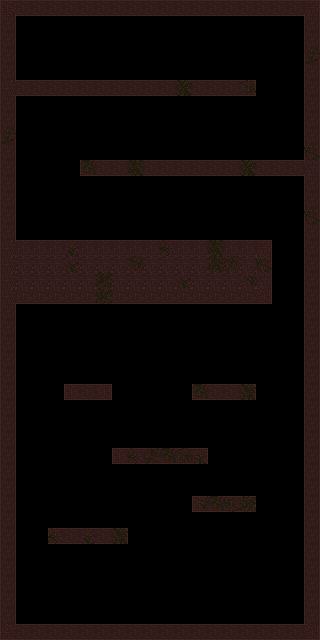

A 2D game scene composited from a Tiled map and its tileset images. What follows is a short description and the map's XML, with every tile layer's data as written:
An orthogonal 20x40 tile map with 16x16 px tiles, 3 tile layers (bg, mg, fg).

<map version="1.0" orientation="orthogonal" width="20" height="40" tilewidth="16" tileheight="16">
 <tileset firstgid="1" name="TestTiles" tilewidth="16" tileheight="16">
  <image source="../images/TestTiles.png" width="160" height="160" />
 </tileset>
 <layer name="bg" width="20" height="40">
  <data encoding="csv">
0,0,0,0,0,0,0,0,0,0,0,0,0,0,0,0,0,0,0,0,
0,0,0,0,0,0,0,0,0,0,0,0,0,0,0,0,0,0,0,0,
0,0,0,0,0,0,0,0,0,0,0,0,0,0,0,0,0,0,0,0,
0,0,0,0,0,0,0,0,0,0,0,0,0,0,0,0,0,0,0,0,
0,0,0,0,0,0,0,0,0,0,0,0,0,0,0,0,0,0,0,0,
0,0,0,0,0,0,0,0,0,0,0,0,0,0,0,0,0,0,0,0,
0,0,0,0,0,0,0,0,0,0,0,0,0,0,0,0,0,0,0,0,
0,0,0,0,0,0,0,0,0,0,0,0,0,0,0,0,0,0,0,0,
0,0,0,0,0,0,0,0,0,0,0,0,0,0,0,0,0,0,0,0,
0,0,0,0,0,0,0,0,0,0,0,0,0,0,0,0,0,0,0,0,
0,0,0,0,0,0,0,0,0,0,0,0,0,0,0,0,0,0,0,0,
0,0,0,0,0,0,0,0,0,0,0,0,0,0,0,0,0,0,0,0,
0,0,0,0,0,0,0,0,0,0,0,0,0,0,0,0,0,0,0,0,
0,0,0,0,0,0,0,0,0,0,0,0,0,0,0,0,0,0,0,0,
0,0,0,0,0,0,0,0,0,0,0,0,0,0,0,0,0,0,0,0,
0,0,0,0,0,0,0,0,0,0,0,0,0,0,0,0,0,0,0,0,
0,0,0,0,0,0,0,0,0,0,0,0,0,0,0,0,0,0,0,0,
0,0,0,0,0,0,0,0,0,0,0,0,0,0,0,0,0,0,0,0,
0,0,0,0,0,0,0,0,0,0,0,0,0,0,0,0,0,0,0,0,
0,0,0,0,0,0,0,0,0,0,0,0,0,0,0,0,0,0,0,0,
0,0,0,0,0,0,0,0,0,0,0,0,0,0,0,0,0,0,0,0,
0,0,0,0,0,0,0,0,0,0,0,0,0,0,0,0,0,0,0,0,
0,0,0,0,0,0,0,0,0,0,0,0,0,0,0,0,0,0,0,0,
0,0,0,0,0,0,0,0,0,0,0,0,0,0,0,0,0,0,0,0,
0,0,0,0,0,0,0,0,0,0,0,0,0,0,0,0,0,0,0,0,
0,0,0,0,0,0,0,0,0,0,0,0,0,0,0,0,0,0,0,0,
0,0,0,0,0,0,0,0,0,0,0,0,0,0,0,0,0,0,0,0,
0,0,0,0,0,0,0,0,0,0,0,0,0,0,0,0,0,0,0,0,
0,0,0,0,0,0,0,0,0,0,0,0,0,0,0,0,0,0,0,0,
0,0,0,0,0,0,0,0,0,0,0,0,0,0,0,0,0,0,0,0,
0,0,0,0,0,0,0,0,0,0,0,0,0,0,0,0,0,0,0,0,
0,0,0,0,0,0,0,0,0,0,0,0,0,0,0,0,0,0,0,0,
0,0,0,0,0,0,0,0,0,0,0,0,0,0,0,0,0,0,0,0,
0,0,0,0,0,0,0,0,0,0,0,0,0,0,0,0,0,0,0,0,
0,0,0,0,0,0,0,0,0,0,0,0,0,0,0,0,0,0,0,0,
0,0,0,0,0,0,0,0,0,0,0,0,0,0,0,0,0,0,0,0,
0,0,0,0,0,0,0,0,0,0,0,0,0,0,0,0,0,0,0,0,
0,0,0,0,0,0,0,0,0,0,0,0,0,0,0,0,0,0,0,0,
0,0,0,0,0,0,0,0,0,0,0,0,0,0,0,0,0,0,0,0,
0,0,0,0,0,0,0,0,0,0,0,0,0,0,0,0,0,0,0,0
</data>
 </layer>
 <layer name="mg" width="20" height="40">
  <data encoding="csv">
1,4,4,4,4,4,4,4,4,4,4,4,4,4,4,4,4,4,4,3,
14,0,0,0,0,0,0,0,0,0,0,0,0,0,0,0,0,0,0,14,
14,0,0,0,0,0,0,0,0,0,0,0,0,0,0,0,0,0,0,14,
14,0,0,0,0,0,0,0,0,0,0,0,0,0,0,0,0,0,0,14,
14,0,0,0,0,0,0,0,0,0,0,0,0,0,0,0,0,0,0,14,
12,4,4,4,4,4,4,4,4,4,4,4,4,4,4,32,0,0,0,14,
14,0,0,0,0,0,0,0,0,0,0,0,0,0,0,0,0,0,0,14,
14,0,0,0,0,0,0,0,0,0,0,0,0,0,0,0,0,0,0,14,
14,0,0,0,0,0,0,0,0,0,0,0,0,0,0,0,0,0,0,14,
14,0,0,0,0,0,0,0,0,0,0,0,0,0,0,0,0,0,0,14,
14,0,0,0,0,34,4,4,4,4,4,4,4,4,4,4,4,4,4,12,
14,0,0,0,0,0,0,0,0,0,0,0,0,0,0,0,0,0,0,14,
14,0,0,0,0,0,0,0,0,0,0,0,0,0,0,0,0,0,0,14,
14,0,0,0,0,0,0,0,0,0,0,0,0,0,0,0,0,0,0,14,
14,0,0,0,0,0,0,0,0,0,0,0,0,0,0,0,0,0,0,14,
12,2,2,2,2,2,2,2,2,2,2,2,2,2,2,2,3,0,0,14,
12,12,12,12,12,12,12,12,12,12,12,12,12,12,12,12,13,0,0,14,
12,12,12,12,12,12,12,12,12,12,12,12,12,12,12,12,13,0,0,14,
12,22,22,22,22,22,22,22,22,22,22,22,22,22,22,22,23,0,0,14,
14,0,0,0,0,0,0,0,0,0,0,0,0,0,0,0,0,0,0,14,
14,0,0,0,0,0,0,0,0,0,0,0,0,0,0,0,0,0,0,14,
14,0,0,0,0,0,0,0,0,0,0,0,0,0,0,0,0,0,0,14,
14,0,0,0,0,0,0,0,0,0,0,0,0,0,0,0,0,0,0,14,
14,0,0,0,0,0,0,0,0,0,0,0,0,0,0,0,0,0,0,14,
14,0,0,0,34,4,32,0,0,0,0,0,34,4,4,32,0,0,0,14,
14,0,0,0,0,0,0,0,0,0,0,0,0,0,0,0,0,0,0,14,
14,0,0,0,0,0,0,0,0,0,0,0,0,0,0,0,0,0,0,14,
14,0,0,0,0,0,0,0,0,0,0,0,0,0,0,0,0,0,0,14,
14,0,0,0,0,0,0,34,4,4,4,4,32,0,0,0,0,0,0,14,
14,0,0,0,0,0,0,0,0,0,0,0,0,0,0,0,0,0,0,14,
14,0,0,0,0,0,0,0,0,0,0,0,0,0,0,0,0,0,0,14,
14,0,0,0,0,0,0,0,0,0,0,0,34,4,4,32,0,0,0,14,
14,0,0,0,0,0,0,0,0,0,0,0,0,0,0,0,0,0,0,14,
14,0,0,34,4,4,4,32,0,0,0,0,0,0,0,0,0,0,0,14,
14,0,0,0,0,0,0,0,0,0,0,0,0,0,0,0,0,0,0,14,
14,0,0,0,0,0,0,0,0,0,0,0,0,0,0,0,0,0,0,14,
14,0,0,0,0,0,0,0,0,0,0,0,0,0,0,0,0,0,0,14,
14,0,0,0,0,0,0,0,0,0,0,0,0,0,0,0,0,0,0,14,
14,0,0,0,0,0,0,0,0,0,0,0,0,0,0,0,0,0,0,14,
21,4,4,4,4,4,4,4,4,4,4,4,4,4,4,4,4,4,4,23
</data>
 </layer>
 <layer name="fg" width="20" height="40">
  <data encoding="csv">
0,0,0,0,0,0,0,0,0,0,0,0,0,0,0,0,0,0,0,0,
0,0,0,0,0,0,0,0,0,0,0,0,0,0,0,0,0,0,0,0,
0,0,0,0,0,0,0,0,0,0,0,0,0,0,0,0,0,0,0,0,
0,0,0,0,0,0,0,0,0,0,0,0,0,0,0,0,0,0,0,35,
0,0,0,0,0,0,0,0,0,0,0,0,0,0,0,0,0,0,0,0,
11,0,0,0,0,0,0,0,0,0,0,16,0,0,0,7,0,0,0,0,
0,0,0,0,0,0,0,0,0,0,0,0,0,0,0,0,0,0,0,0,
0,0,0,0,0,0,0,0,0,0,0,0,0,0,0,0,0,0,0,0,
35,0,0,0,0,0,0,0,0,0,0,0,0,0,0,0,0,0,0,0,
0,0,0,0,0,0,0,0,0,0,0,0,0,0,0,0,0,0,0,26,
0,0,0,0,0,6,0,0,17,0,0,0,0,0,0,36,0,0,0,13,
0,0,0,0,0,0,0,0,0,0,0,0,0,0,0,0,0,0,0,0,
0,0,0,0,0,0,0,0,0,0,0,0,0,0,0,0,0,0,0,0,
0,0,0,0,0,0,0,0,0,0,0,0,0,0,0,0,0,0,0,26,
0,0,0,0,0,0,0,0,0,0,0,0,0,0,0,0,0,0,0,0,
11,0,0,0,27,0,0,0,0,0,28,0,0,17,0,0,0,0,0,0,
11,0,0,0,27,0,0,0,7,0,0,0,0,17,18,0,26,0,0,0,
11,0,0,0,0,0,8,0,0,0,0,27,0,0,0,38,0,0,0,0,
11,0,0,0,0,0,8,0,0,0,0,0,0,0,0,0,0,0,0,0,
0,0,0,0,0,0,0,0,0,0,0,0,0,0,0,0,0,0,0,0,
0,0,0,0,0,0,0,0,0,0,0,0,0,0,0,0,0,0,0,0,
0,0,0,0,0,0,0,0,0,0,0,0,0,0,0,0,0,0,0,0,
0,0,0,0,0,0,0,0,0,0,0,0,0,0,0,0,0,0,0,0,
0,0,0,0,0,0,0,0,0,0,0,0,0,0,0,0,0,0,0,0,
0,0,0,0,0,0,0,0,0,0,0,0,6,0,0,16,0,0,0,0,
0,0,0,0,0,0,0,0,0,0,0,0,0,0,0,0,0,0,0,0,
0,0,0,0,0,0,0,0,0,0,0,0,0,0,0,0,0,0,0,0,
0,0,0,0,0,0,0,0,0,0,0,0,0,0,0,0,0,0,0,0,
0,0,0,0,0,0,0,0,28,18,6,7,27,0,0,0,0,0,0,0,
0,0,0,0,0,0,0,0,0,0,0,0,0,0,0,0,0,0,0,0,
0,0,0,0,0,0,0,0,0,0,0,0,0,0,0,0,0,0,0,0,
0,0,0,0,0,0,0,0,0,0,0,0,38,6,26,5,0,0,0,0,
0,0,0,0,0,0,0,0,0,0,0,0,0,0,0,0,0,0,0,0,
0,0,0,28,0,27,0,16,0,0,0,0,0,0,0,0,0,0,0,0,
0,0,0,0,0,0,0,0,0,0,0,0,0,0,0,0,0,0,0,0,
0,0,0,0,0,0,0,0,0,0,0,0,0,0,0,0,0,0,0,0,
0,0,0,0,0,0,0,0,0,0,0,0,0,0,0,0,0,0,0,0,
0,0,0,0,0,0,0,0,0,0,0,0,0,0,0,0,0,0,0,0,
0,0,0,0,0,0,0,0,0,0,0,0,0,0,0,0,0,0,0,0,
0,0,0,0,0,0,0,0,0,0,0,0,0,0,0,0,0,0,0,0
</data>
 </layer>
</map>
